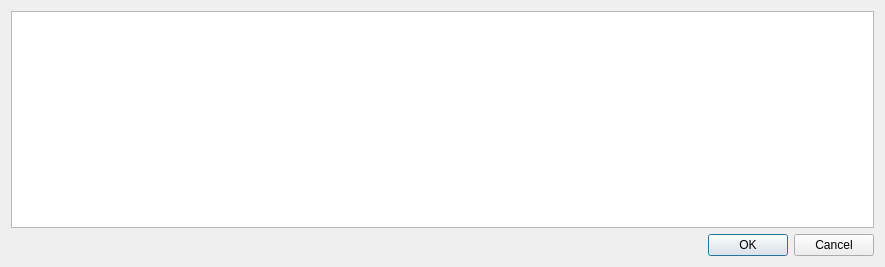
<?xml version="1.0" encoding="UTF-8"?>
<ui version="4.0">
 <class>MultilineInputDIalog</class>
 <widget class="QDialog" name="MultilineInputDIalog">
  <property name="geometry">
   <rect>
    <x>0</x>
    <y>0</y>
    <width>885</width>
    <height>267</height>
   </rect>
  </property>
  <property name="windowTitle">
   <string>Dialog</string>
  </property>
  <layout class="QVBoxLayout" name="verticalLayout">
   <item>
    <widget class="QPlainTextEdit" name="textEdit"/>
   </item>
   <item>
    <widget class="QDialogButtonBox" name="buttonBox">
     <property name="orientation">
      <enum>Qt::Horizontal</enum>
     </property>
     <property name="standardButtons">
      <set>QDialogButtonBox::Cancel|QDialogButtonBox::Ok</set>
     </property>
    </widget>
   </item>
  </layout>
 </widget>
 <resources/>
 <connections>
  <connection>
   <sender>buttonBox</sender>
   <signal>accepted()</signal>
   <receiver>MultilineInputDIalog</receiver>
   <slot>accept()</slot>
   <hints>
    <hint type="sourcelabel">
     <x>248</x>
     <y>254</y>
    </hint>
    <hint type="destinationlabel">
     <x>157</x>
     <y>274</y>
    </hint>
   </hints>
  </connection>
  <connection>
   <sender>buttonBox</sender>
   <signal>rejected()</signal>
   <receiver>MultilineInputDIalog</receiver>
   <slot>reject()</slot>
   <hints>
    <hint type="sourcelabel">
     <x>316</x>
     <y>260</y>
    </hint>
    <hint type="destinationlabel">
     <x>286</x>
     <y>274</y>
    </hint>
   </hints>
  </connection>
 </connections>
</ui>
